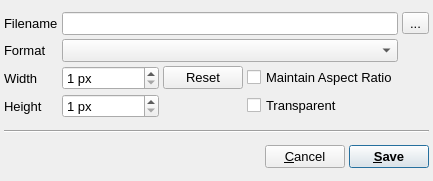
<?xml version="1.0" encoding="UTF-8"?>
<ui version="4.0">
 <class>AtenExportImage</class>
 <widget class="QDialog" name="AtenExportImage">
  <property name="windowModality">
   <enum>Qt::ApplicationModal</enum>
  </property>
  <property name="geometry">
   <rect>
    <x>0</x>
    <y>0</y>
    <width>433</width>
    <height>181</height>
   </rect>
  </property>
  <property name="sizePolicy">
   <sizepolicy hsizetype="Preferred" vsizetype="Minimum">
    <horstretch>0</horstretch>
    <verstretch>0</verstretch>
   </sizepolicy>
  </property>
  <property name="font">
   <font>
    <pointsize>10</pointsize>
   </font>
  </property>
  <property name="windowTitle">
   <string>Export Image</string>
  </property>
  <property name="windowIcon">
   <iconset>
    <normaloff>:/uchroma/icons/uchroma.png</normaloff>:/uchroma/icons/uchroma.png</iconset>
  </property>
  <layout class="QVBoxLayout" name="verticalLayout">
   <property name="spacing">
    <number>4</number>
   </property>
   <property name="leftMargin">
    <number>4</number>
   </property>
   <property name="topMargin">
    <number>4</number>
   </property>
   <property name="rightMargin">
    <number>4</number>
   </property>
   <property name="bottomMargin">
    <number>4</number>
   </property>
   <item>
    <layout class="QGridLayout" name="gridLayout">
     <item row="1" column="0">
      <widget class="QLabel" name="label">
       <property name="sizePolicy">
        <sizepolicy hsizetype="Minimum" vsizetype="Preferred">
         <horstretch>0</horstretch>
         <verstretch>0</verstretch>
        </sizepolicy>
       </property>
       <property name="text">
        <string>Format</string>
       </property>
      </widget>
     </item>
     <item row="0" column="4">
      <widget class="QToolButton" name="SelectFileNameButton">
       <property name="text">
        <string>...</string>
       </property>
      </widget>
     </item>
     <item row="1" column="1" colspan="3">
      <widget class="QComboBox" name="ImageFormatCombo"/>
     </item>
     <item row="0" column="0">
      <widget class="QLabel" name="FilenameLabel">
       <property name="sizePolicy">
        <sizepolicy hsizetype="Minimum" vsizetype="Preferred">
         <horstretch>0</horstretch>
         <verstretch>0</verstretch>
        </sizepolicy>
       </property>
       <property name="text">
        <string>Filename</string>
       </property>
      </widget>
     </item>
     <item row="0" column="1" colspan="3">
      <widget class="QLineEdit" name="FileNameEdit"/>
     </item>
     <item row="2" column="1">
      <widget class="QSpinBox" name="ImageWidthSpin">
       <property name="sizePolicy">
        <sizepolicy hsizetype="Expanding" vsizetype="Fixed">
         <horstretch>0</horstretch>
         <verstretch>0</verstretch>
        </sizepolicy>
       </property>
       <property name="suffix">
        <string> px</string>
       </property>
       <property name="minimum">
        <number>1</number>
       </property>
       <property name="maximum">
        <number>1000000</number>
       </property>
      </widget>
     </item>
     <item row="3" column="3">
      <widget class="QCheckBox" name="TransparentCheck">
       <property name="text">
        <string>Transparent</string>
       </property>
      </widget>
     </item>
     <item row="3" column="1">
      <widget class="QSpinBox" name="ImageHeightSpin">
       <property name="sizePolicy">
        <sizepolicy hsizetype="Expanding" vsizetype="Fixed">
         <horstretch>0</horstretch>
         <verstretch>0</verstretch>
        </sizepolicy>
       </property>
       <property name="suffix">
        <string> px</string>
       </property>
       <property name="minimum">
        <number>1</number>
       </property>
       <property name="maximum">
        <number>100000</number>
       </property>
      </widget>
     </item>
     <item row="2" column="0">
      <widget class="QLabel" name="label_2">
       <property name="sizePolicy">
        <sizepolicy hsizetype="Minimum" vsizetype="Preferred">
         <horstretch>0</horstretch>
         <verstretch>0</verstretch>
        </sizepolicy>
       </property>
       <property name="text">
        <string>Width</string>
       </property>
      </widget>
     </item>
     <item row="2" column="3">
      <widget class="QCheckBox" name="MaintainAspectRatioCheck">
       <property name="text">
        <string>Maintain Aspect Ratio</string>
       </property>
      </widget>
     </item>
     <item row="3" column="0">
      <widget class="QLabel" name="label_3">
       <property name="sizePolicy">
        <sizepolicy hsizetype="Minimum" vsizetype="Preferred">
         <horstretch>0</horstretch>
         <verstretch>0</verstretch>
        </sizepolicy>
       </property>
       <property name="text">
        <string>Height</string>
       </property>
      </widget>
     </item>
     <item row="2" column="2">
      <widget class="QPushButton" name="ResetToCurrentButton">
       <property name="text">
        <string>Reset</string>
       </property>
      </widget>
     </item>
    </layout>
   </item>
   <item>
    <widget class="Line" name="line">
     <property name="orientation">
      <enum>Qt::Horizontal</enum>
     </property>
    </widget>
   </item>
   <item>
    <layout class="QHBoxLayout" name="horizontalLayout">
     <item>
      <spacer name="horizontalSpacer">
       <property name="orientation">
        <enum>Qt::Horizontal</enum>
       </property>
       <property name="sizeHint" stdset="0">
        <size>
         <width>40</width>
         <height>20</height>
        </size>
       </property>
      </spacer>
     </item>
     <item>
      <widget class="QPushButton" name="CancelButton">
       <property name="text">
        <string>&amp;Cancel</string>
       </property>
       <property name="autoDefault">
        <bool>false</bool>
       </property>
      </widget>
     </item>
     <item>
      <widget class="QPushButton" name="SaveImageButton">
       <property name="font">
        <font>
         <weight>75</weight>
         <bold>true</bold>
        </font>
       </property>
       <property name="text">
        <string>&amp;Save</string>
       </property>
       <property name="default">
        <bool>true</bool>
       </property>
      </widget>
     </item>
    </layout>
   </item>
  </layout>
 </widget>
 <tabstops>
  <tabstop>FileNameEdit</tabstop>
  <tabstop>SelectFileNameButton</tabstop>
  <tabstop>ImageFormatCombo</tabstop>
  <tabstop>ImageWidthSpin</tabstop>
  <tabstop>ImageHeightSpin</tabstop>
  <tabstop>CancelButton</tabstop>
  <tabstop>SaveImageButton</tabstop>
 </tabstops>
 <resources>
  <include location="icons.qrc"/>
 </resources>
 <connections/>
</ui>
